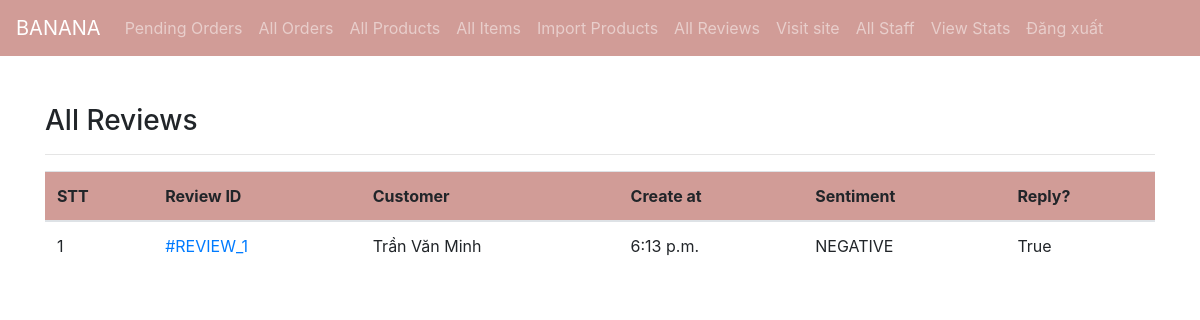
Page /admin-review/ (signed in) on the earlier database version.
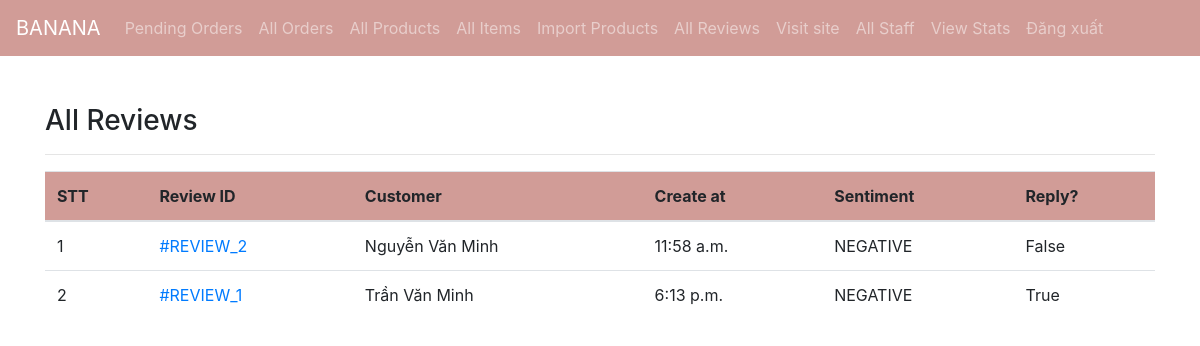
Same page on the later database version.
### ecomapp/models.py (models this page shows, shortened)
class Customerreview(models.Model):
    id = models.AutoField(db_column='ID', primary_key=True)  # Field name made lowercase.
    customerid = models.ForeignKey(Customer, models.CASCADE, db_column='CustomerID')  # Field name made lowercase.
    content = models.CharField(db_column='Content', max_length=255, blank=True, null=True)  # Field name made lowercase.
    reviewtime = models.TimeField(db_column='ReviewTime', blank=True, null=True)  # Field name made lowercase.
    isReply = models.BooleanField(default=False)
    class Meta:
        db_table = 'customerreview'
    @property
    def sentiment(self):
        return "NEGATIVE"

class Customer(models.Model):
        id = models.AutoField(db_column='ID', primary_key=True)  # Field name made lowercase.
        userid = models.OneToOneField("Users", models.CASCADE, db_column='CustomerID', blank=True, null=True)
        typecustomer = models.CharField(db_column='TypeCustomer', max_length=255, blank=True, null=True)
        class Meta:
            db_table = 'customer'

class Users(models.Model):
    id = models.AutoField(db_column='ID', primary_key=True)  # Field name made lowercase.
    dateofbirth = models.DateField(db_column='DateOfBirth', blank=True, null=True)  # Field name made lowercase.
    gender = models.CharField(db_column='Gender', max_length=255, blank=True, null=True)  # Field name made lowercase.
    accountid = models.OneToOneField('Account', models.CASCADE, db_column='AccountID', blank=True, null=True)
    contactinfoid = models.OneToOneField('ContactInfo', models.CASCADE, db_column='ContactInfoID', blank=True, null=True)
    fullnameid = models.OneToOneField('FullName', models.CASCADE, db_column='FullNameID', blank=True, null=True)
    addressid = models.OneToOneField('Address', models.CASCADE, db_column='AddressID', blank=True, null=True)
    is_active = models.BooleanField(db_column='IsAcitve', default= True)
    class Meta:
        db_table = 'users'

class Fullname(models.Model):
    id = models.AutoField(db_column='ID', primary_key=True)  # Field name made lowercase.
    firstname = models.CharField(db_column='FirstName', max_length=255, blank=True, null=True)  # Field name made lowercase.
    middlename = models.CharField(db_column='MiddleName', max_length=255, blank=True, null=True)  # Field name made lowercase.
    lastname = models.CharField(db_column='LastName', max_length=255, blank=True, null=True)  # Field name made lowercase.
    class Meta:
        db_table = 'fullname'
    @property
    def fullname(self):
        return f"{self.firstname} {self.middlename} {self.lastname}"

### ecomapp/views.py (the view)
# urls.py: path("admin-review/", AdminReviewListView.as_view(), name="adminreviewlist"),
class AdminReviewListView(AdminRequiredMixin, ListView):
    template_name = "adminpages/adminreviewlist.html"
    queryset = Customerreview.objects.all().order_by("-id")
    context_object_name = "allreviews"

### ecomapp/views.py (called while the page is built)
    def dispatch(self, request, *args, **kwargs):
        if request.user.is_authenticated and Staffs.objects.filter(userid__accountid__user = request.user).exists() and Users.objects.filter(accountid__user = request.user, is_active = True).exists():
            pass
        else:
            return redirect("/admin-login/")
        return super().dispatch(request, *args, **kwargs)

### templates/adminpages/adminreviewlist.html (shortened to what this page needs)
{% extends 'adminpages/adminbase.html' %}
{% block content %}
    {% if request.user.account.users.staffs.position == "Manager" or  request.user.account.users.staffs.position == "Sale Staff" %}
        <div class="container" style="padding-top: 3rem">
            <div class="row">
                <div class="col-md-12">
                    <h3>All Reviews</h3><hr>
                    <table class="table table-hover">
                        <thead style="background-color: #D19C97">
                            <tr>
                                <th scope="col">STT</th>
                                <th scope="col">Review ID </th>
                                <th scope="col" >Customer</th>
                                <th scope="col">Create at</th>
                                <th scope="col">Sentiment</th>
                                <th scope="col">Reply?</th>
                            </tr>
                        </thead>
                        <tbody>
                            {% for review in allreviews %}
                            <tr>
                                <td scope="row">{{forloop.counter}}</td>
                                <td><a href="{% url 'ecomapp:adminreviewdetail' review.id %}">#REVIEW_{{review.id}}</a></td>
                                <td>{{review.customerid.userid.fullnameid.fullname}}</td>
                                <td>{{review.reviewtime}}</td>
                                <td>{{review.sentiment}}</td>
                                <td>{{review.isReply}}</td>
                            </tr>
                            {% endfor %}
                        </tbody>
                    </table>
                </div>
            </div>
        </div>
    {% else %}
        <p> Không có quyền truy cập </p>
    {% endif%}
{% endblock %}

Differences in the rows shown:
added Customerreview: id "2", customerid.userid.fullnameid.fullname "Nguyễn Văn Minh", reviewtime "11:58 a.m.", sentiment "NEGATIVE", isReply "False"
